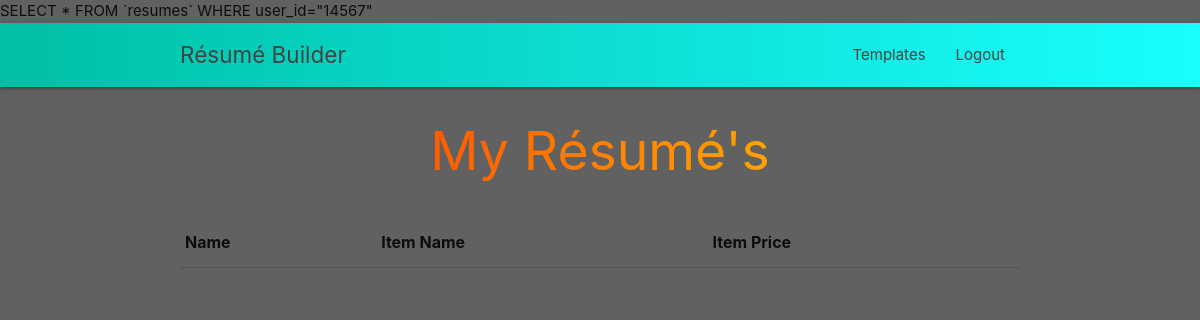
The page /myresume.php (signed in) on the database as committed earlier.
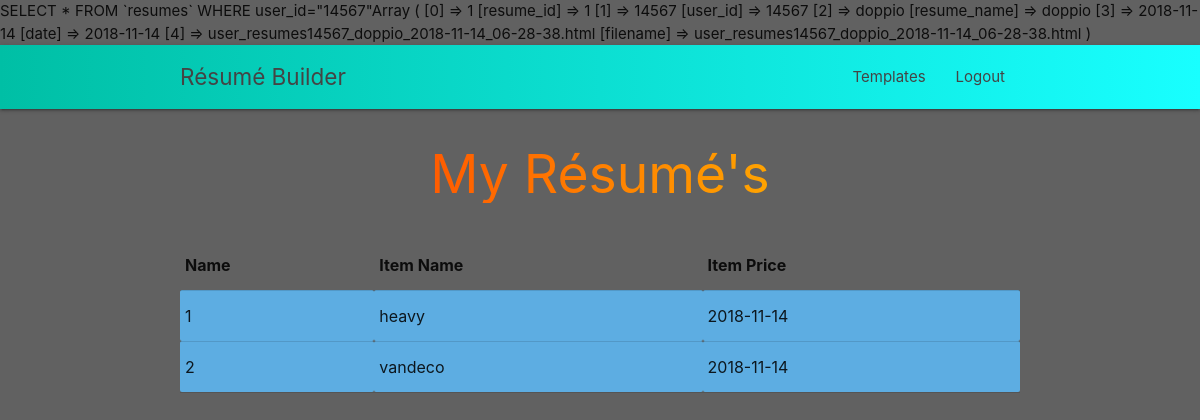
The same page on the database as committed later.
### tables this page shows
CREATE TABLE `resumes` (
  `resume_id` int(11) NOT NULL,
  `user_id` int(11) NOT NULL,
  `resume_name` varchar(30) NOT NULL,
  `date` date NOT NULL,
  `filename` varchar(500) NOT NULL
);

### myresume.php (the view, shortened to what this page needs)
<?php
    $servername = "localhost";
    $username = 'root';
    $password = 'root123';
    $db = 'resume_builder';
    $conn = new mysqli($servername, $username, $password,$db);
    $user_id = $_SESSION["u_id"];
    $query = "SELECT * FROM `resumes` WHERE user_id=\"".$user_id."\"";
    $result = $conn->query($query);
    print_r( mysqli_fetch_array($result));
?>
<!DOCTYPE html>
<html lang="en">
<head>
  <link href="css/materialize.css" type="text/css" rel="stylesheet" media="screen,projection"/>
  <link href="css/style.css" type="text/css" rel="stylesheet" media="screen,projection"/>
</head>
<body class="grey darken-2">
  <nav role="navigation">
    <div class="nav-wrapper container"><a id="logo-container" href="#" class="brand-logo" style="font-size: 150%;">Résumé Builder</a>
      <ul class="right hide-on-med-and-down">
        <li><a href="home.php">Templates</a></li>
				<li><a href="#">Logout</a></li>
      </ul>
    </div>
  </nav>
	<center><h2>My Résumé's</h2></center>
<div class="container">
      <div class="section">
       <table>
        <thead>
          <tr>
              <th>Name</th>
              <th>Item Name</th>
              <th>Item Price</th>
          </tr>
        </thead>
        <tbody>
          <?php
          $x=1;
       while($row =  mysqli_fetch_array($result)) {
                  echo '<tr>
                            <td bgcolor=" #5dade2 "scope="row">' . $x++ .'</td>
                            <td bgcolor=" #5dade2 "scope="row">' . $row["resume_name"] .'</td>
                            <td bgcolor=" #5dade2 "scope="row">' . $row["date"] .'</td>
                                                    </tr>';
            }
            ?>
        </tbody>
      </table>
    </div>
	</div>
  </body>
</html>

### css/style.css (style rules this page uses)
nav ul a, nav .brand-logo { color: #444; }

### myresume.php (style rules this page uses)
nav { background-image: linear-gradient(to right, #00bfa5 , #18ffff); }
h2 { background: -webkit-linear-gradient(left top, red, yellow); -webkit-background-clip: text; -webkit-text-fill-color: transparent; }

Rows that differ between the two databases and show on the page:
added resumes: resume_name "heavy", date "2018-11-14"
added resumes: resume_name "vandeco", date "2018-11-14"
Other text that changed with them:
text now shown: "Array ( [0] => 1 [resume_id] => 1 [1] => 14567 [user_id] => 14567 [2] => doppio [resume_name] => doppio [3] => 2018-11-14 [date] => 2018-11-14 [4] => user_resumes14567_doppio_2018-11-14_06-28-38.html [filename] => user_resumes14567_doppio_2018-11-14_06-28-38.html )"
